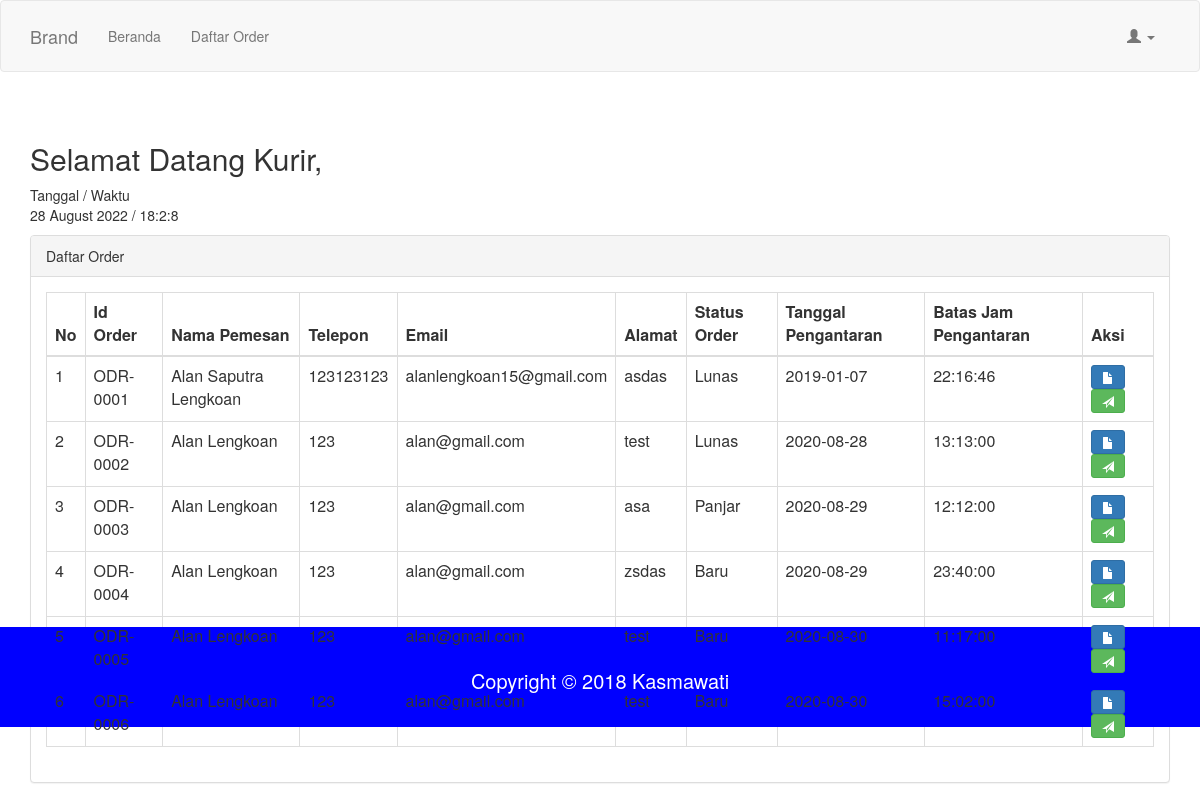
The page /kurir/order.php on the database as committed earlier.
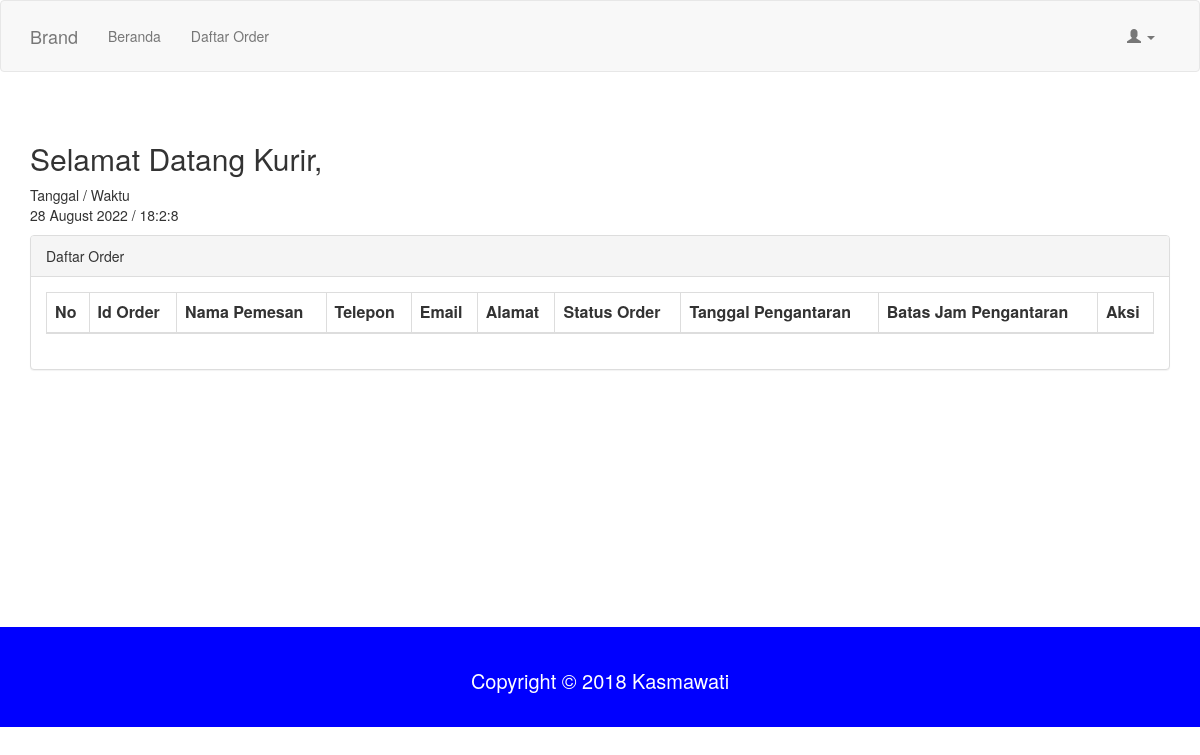
The same page on the database as committed later.
### tables this page shows
CREATE TABLE `orders` (
  `id_orders` varchar(10) NOT NULL,
  `uid` varchar(10) NOT NULL,
  `nama_kustomer` varchar(100) NOT NULL,
  `alamat` text NOT NULL,
  `telpon` varchar(20) NOT NULL,
  `email` varchar(50) NOT NULL,
  `status_order` varchar(50) NOT NULL DEFAULT 'Baru',
  `status_pembayaran` varchar(20) NOT NULL,
  `jam_p` time NOT NULL,
  `tgl_p` date NOT NULL,
  `tgl_order` date NOT NULL,
  `jam_order` time NOT NULL
);

### kurir/order.php (the view, shortened to what this page needs)
<?php
  include_once "../config/koneksi.php";
?>
<!DOCTYPE html>
<html lang="en" dir="ltr">
<head>
  <link href="vendor/bootstrap/css/bootstrap.min.css" rel="stylesheet">
  <link rel="stylesheet" href="css/style.css">
</head>
  <body onload="setInterval('reloadwaktu()');">
    <?php require_once 'navbar.php'; ?>
    <section class="content">
      <div class="container">
        <h2>Selamat Datang Kurir, <?= $nama ?></h2>
        Tanggal / Waktu<p id="getwaktu"></p>
        <div class="panel panel-default">
          <div class="panel-heading">
            Daftar Order
          </div>
          <div class="panel-body">
            <div class="table-responsive">
              <table class="table table-bordered">
                <thead>
                  <tr>
                    <th>No</th>
                    <th>Id Order</th>
                    <th>Nama Pemesan</th>
                    <th>Telepon</th>
                    <th>Email</th>
                    <th>Alamat</th>
                    <th>Status Order</th>
                    <th>Tanggal Pengantaran</th>
                    <th>Batas Jam Pengantaran</th>
                    <th>Aksi</th>
                  </tr>
                </thead>
                <tbody>
                  <?php
                  $sql   = "SELECT * FROM orders";
                  $query = mysqli_query($koneksi, $sql);
                  $no = 1;
                  while ($row = mysqli_fetch_object($query)) {
                    ?>
                    <tr>
                      <td><?= $no++ ?></td>
                      <td><?= $row->id_orders ?></td>
                      <td><?= $row->nama_kustomer ?></td>
                      <td><?= $row->telpon ?></td>
                      <td><?= $row->email ?></td>
                      <td><?= $row->alamat ?></td>
                      <td><?= $row->status_order ?></td>
                      <td><?= $row->tgl_p ?></td>
                      <td><?= $row->jam_p ?></td>
                      <td>
                        <a class="btn btn-primary btn-sm" href="order_detail.php?id_order=<?= $row->id_orders ?>"><span class="glyphicon glyphicon-file"></span> </a>
                        <a class="btn btn-success btn-sm" href="order_ubah.php?id_order=<?= $row->id_orders ?>"><span class="glyphicon glyphicon-send"></span> </a>
                      </td>
                    </tr>
                  <?php } ?>
                </tbody>
              </table>
            </div>
          </div>
        </div>
      </div>
    </section>
    <footer class="footer">
      <div class="container">
        <p class="text-center">Copyright &copy; 2018 Kasmawati</p>
      </div>
    </footer>
  </body>
</html>

Rows that differ between the two databases and show on the page:
removed orders: id_orders "ODR-0001", nama_kustomer "Alan Saputra Lengkoan", telpon "123123123", email "alanlengkoan15@gmail.com", alamat "asdas", status_order "Lunas", tgl_p "2019-01-07", jam_p "22:16:46"
removed orders: id_orders "ODR-0002", nama_kustomer "Alan Lengkoan", telpon "123", email "alan@gmail.com", alamat "test", status_order "Lunas", tgl_p "2020-08-28", jam_p "13:13:00"
removed orders: id_orders "ODR-0003", nama_kustomer "Alan Lengkoan", telpon "123", email "alan@gmail.com", alamat "asa", status_order "Panjar", tgl_p "2020-08-29", jam_p "12:12:00"
removed orders: id_orders "ODR-0004", nama_kustomer "Alan Lengkoan", telpon "123", email "alan@gmail.com", alamat "zsdas", status_order "Baru", tgl_p "2020-08-29", jam_p "23:40:00"
removed orders: id_orders "ODR-0005", nama_kustomer "Alan Lengkoan", telpon "123", email "alan@gmail.com", alamat "test", status_order "Baru", tgl_p "2020-08-30", jam_p "11:17:00"
removed orders: id_orders "ODR-0006", nama_kustomer "Alan Lengkoan", telpon "123", email "alan@gmail.com", alamat "test", status_order "Baru", tgl_p "2020-08-30", jam_p "15:02:00"
